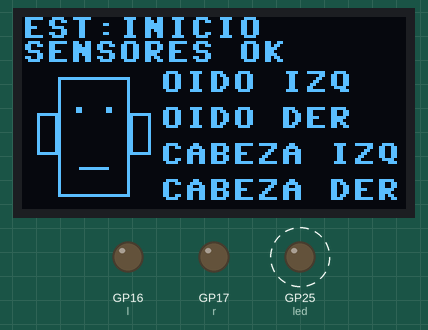
This program was run on a simulated Raspberry Pi Pico running MicroPython. Shown: 128×64 one-colour display, output pins drawn as LEDs (lit = HIGH). Dashed ring = blinking.

Above: at 0.31 s.
At 9.1 s:
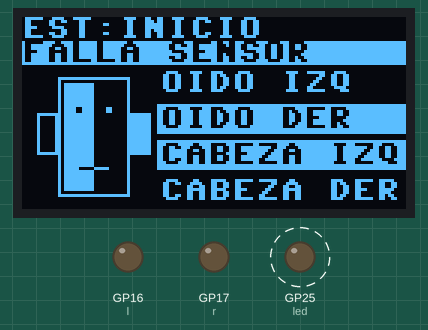
At 18.88 s:
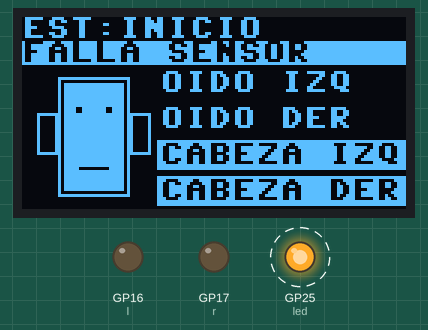
At 37.8 s:
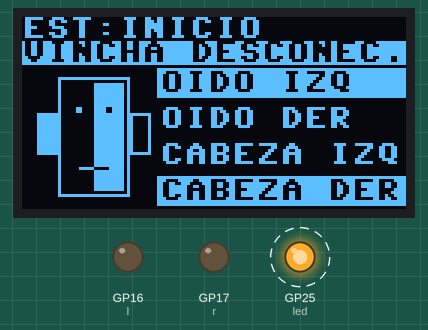
Timing chart, 0 to 40.0 s (numbered marks = the images above):
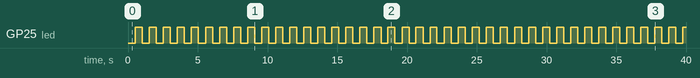

The program:

main.py
```python
# ==========================================================
#  TEST HMI PICO  -  un solo archivo  (usa tu ssd1306.py)
#  Copiar a la Pico junto a ssd1306.py y ejecutar.
# ==========================================================

# ---------------- PARÁMETROS (tocá solo acá) ----------------
MODO = "AUTO"       # "AUTO" = recorre todas las pantallas | "FIJO" = una pantalla | "PI" = UART real

# Bits de fallas (se suman con | para combinarlas)
OIDO_IZQ, OIDO_DER, CAB_IZQ, CAB_DER, VINCHA = 1, 2, 4, 8, 16
# Estados
INICIO, CALIBRACION, REPOSO, MARCHA, EMERGENCIA = 0, 1, 2, 3, 4

# --- AUTO ---
SIM_PASO_MS = 1500
SIM_ESTADOS = (INICIO, CALIBRACION, REPOSO, MARCHA, EMERGENCIA)  # recortá para acortar
SIM_PWM_MARCHA = (250, 250)

# --- FIJO ---  (ej: FIJO_FALLAS = OIDO_IZQ | CAB_DER | VINCHA)
FIJO_ESTADO = MARCHA
FIJO_FALLAS = OIDO_IZQ | CAB_DER
FIJO_PWM = (200, 220)
FIJO_ENLACE_OK = True          # False = simula que la Pi no manda datos

# --- PI (UART1) --- línea:  ESTADO,FALLAS,PWM_L,PWM_R\n   ej: 3,5,60,40
PIN_UART_TX, PIN_UART_RX, UART_BAUD = 4, 5, 115200
LINK_TIMEOUT_MS = 500          # sin línea válida -> FALLA ENLACE PI

# --- Hardware ---
PIN_SDA, PIN_SCL, I2C_FREQ = 0, 1, 400000
OLED_W, OLED_H = 128, 64
OLED_REFRESH_MS = 100
PIN_PWM_IZQ, PIN_PWM_DER, PWM_FREQ = 16, 17, 1000
PIN_BUZZER = None              # ej: 16 cuando lo conectes (buzzer activo)
PIN_LED = 25
LOOP_MS = 10
USAR_WDT, WDT_MS = False, 2000  # en test queda apagado; ponelo True en producción
# ------------------------------------------------------------

from machine import Pin, I2C, PWM, UART, WDT
from time import ticks_ms, ticks_add, ticks_diff, sleep_ms
import ssd1306

SENSORES = OIDO_IZQ | OIDO_DER | CAB_IZQ | CAB_DER
NOMBRES = ("INICIO", "CALIBRACION", "REPOSO", "MARCHA", "EMERGENCIA")


# ---------------- FUENTES DE DATOS ----------------
class Simulador:
    """AUTO / FIJO. Misma interfaz que EnlacePi."""
    def __init__(self, now):
        self._t, self._i, self._ok = now, 0, True
        self.estado = self.mascara = self.pwm_l = self.pwm_r = 0
        self._aplicar()

    def _aplicar(self):
        if MODO == "FIJO":
            self._ok = FIJO_ENLACE_OK
            self.estado, self.mascara = FIJO_ESTADO, FIJO_FALLAS & 31
            self.pwm_l, self.pwm_r = FIJO_PWM
            return
        n = len(SIM_ESTADOS) * 32
        i = self._i % (n + 1)
        if i == n:                      # última pantalla: sin enlace
            self._ok = False
            return
        self._ok = True
        self.estado = SIM_ESTADOS[i // 32]
        self.mascara = i % 32           # 0..31 = sensores + vincha
        self.pwm_l, self.pwm_r = SIM_PWM_MARCHA if self.estado == MARCHA else (0, 0)

    def poll(self, now):
        if MODO == "AUTO" and ticks_diff(now, self._t) >= SIM_PASO_MS:
            self._t = now
            self._i += 1
            self._aplicar()

    def enlace_ok(self, now):
        return self._ok


class EnlacePi:
    """Recepción UART no bloqueante."""
    def __init__(self):
        self.uart = UART(1, baudrate=UART_BAUD, tx=Pin(PIN_UART_TX),
                         rx=Pin(PIN_UART_RX), timeout=0)
        self.buf = bytearray()
        self.hay_datos = False
        self.ultimo_ms = ticks_ms()
        self.estado = self.mascara = self.pwm_l = self.pwm_r = 0

    def poll(self, now):
        n = self.uart.any()
        if not n:
            return
        for b in self.uart.read(min(n, 64)) or b"":
            if b == 10:
                self._parse(self.buf, now)
                self.buf = bytearray()
            elif b != 13 and len(self.buf) < 32:
                self.buf.append(b)
            elif b != 13:
                self.buf = bytearray()

    def _parse(self, linea, now):
        try:
            e, f, l, r = (int(x) for x in bytes(linea).split(b","))
            if not 0 <= e <= 4:
                return
        except Exception:
            return
        self.estado, self.mascara = e, f & 31
        self.pwm_l, self.pwm_r = max(0, min(100, l)), max(0, min(100, r))
        self.ultimo_ms = now
        self.hay_datos = True

    def enlace_ok(self, now):
        return self.hay_datos and ticks_diff(now, self.ultimo_ms) < LINK_TIMEOUT_MS


# ---------------- SALIDAS ----------------
class Motores:
    def __init__(self):
        self.l = PWM(Pin(PIN_PWM_IZQ)); self.l.freq(PWM_FREQ)
        self.r = PWM(Pin(PIN_PWM_DER)); self.r.freq(PWM_FREQ)
        self.set(0, 0)

    def set(self, pl, pr):
        self.l.duty_u16(pl * 65535 // 100)
        self.r.duty_u16(pr * 65535 // 100)


class Buzzer:
    _PAT = {1: (100, 1400), 2: (250, 250)}   # (ms on, ms off)
    def __init__(self):
        self.pin = Pin(PIN_BUZZER, Pin.OUT) if PIN_BUZZER is not None else None
        self._on, self._t = False, 0
        if self.pin:
            self.pin.value(0)

    def actualizar(self, now, nivel):
        if not self.pin:
            return
        if nivel == 0:
            if self._on:
                self.pin.value(0); self._on = False
            return
        t_on, t_off = self._PAT[nivel]
        if ticks_diff(now, self._t) >= (t_on if self._on else t_off):
            self._on = not self._on
            self._t = now
            self.pin.value(1 if self._on else 0)


# ---------------- PANTALLA ----------------
# OLED bicolor:  AMARILLO y=0..15 (2 líneas de texto)  |  AZUL y=16..63
#   Amarillo: línea 1 = estado, línea 2 = aviso (enlace / vincha / sensores)
#   Azul    : cara grande a la izquierda + 4 filas con nombre completo;
#             la fila (y la zona de la cara) que falla se ve en VIDEO INVERSO
class Pantalla:
    def __init__(self):
        self.oled, self.ultimo, self._t = None, None, ticks_ms()
        self._init()

    def _init(self):
        try:
            i2c = I2C(0, scl=Pin(PIN_SCL), sda=Pin(PIN_SDA), freq=I2C_FREQ)
            self.oled = ssd1306.SSD1306_I2C(OLED_W, OLED_H, i2c)
        except Exception:
            self.oled = None

    def actualizar(self, now, ok, estado, mask):
        vista = (ok, estado, mask)
        if vista == self.ultimo or ticks_diff(now, self._t) < OLED_REFRESH_MS:
            return
        self._t = now
        if self.oled is None:
            self._init()
            if self.oled is None:
                return
        try:
            self._dibujar(ok, estado, mask)
            self.oled.show()
            self.ultimo = vista
        except Exception:
            self.oled = None            # no rompe el lazo; reintenta luego

    def _inv(self, x, y, w=1, h=1):
        fb = self.oled.framebuf         # tu driver no lee pixeles: se lee del FrameBuffer
        for i in range(w):
            for j in range(h):
                fb.pixel(x + i, y + j, 1 - fb.pixel(x + i, y + j))

    def _dibujar(self, ok, estado, mask):
        o = self.oled
        o.fill(0)

        # ---- ZONA AMARILLA (y 0..15) ----
        o.text("EST:" + (NOMBRES[estado] if ok else "SIN DATOS"), 0, 0, 1)
        if not ok:
            msg = "FALLA ENLACE PI"
        elif mask & VINCHA:
            msg = "VINCHA DESCONEC."
        elif mask & SENSORES:
            msg = "FALLA SENSOR"
        else:
            msg = None
        if msg:
            o.fill_rect(0, 8, 128, 8, 1)        # franja inversa = alerta
            o.text(msg, 0, 8, 0)
        else:
            o.text("SENSORES OK", 0, 8, 1)

        # ---- ZONA AZUL (y 16..63) ----
        # cara
        o.rect(12, 20, 24, 40, 1)               # cabeza
        o.rect(5, 32, 7, 14, 1)                 # oído izq
        o.rect(36, 32, 7, 14, 1)                # oído der
        f = ok and mask
        if f & OIDO_IZQ: o.fill_rect(5, 32, 7, 14, 1)
        if f & OIDO_DER: o.fill_rect(36, 32, 7, 14, 1)
        if f & CAB_IZQ:  o.fill_rect(14, 22, 10, 36, 1)
        if f & CAB_DER:  o.fill_rect(24, 22, 10, 36, 1)
        self._inv(18, 30, 2, 2); self._inv(28, 30, 2, 2)   # ojos
        self._inv(19, 50, 10, 1)                           # boca

        # filas con nombre completo (inversa = falla)
        for y, nom, bit in ((18, "OIDO IZQ", OIDO_IZQ), (30, "OIDO DER", OIDO_DER),
                            (42, "CABEZA IZQ", CAB_IZQ), (54, "CABEZA DER", CAB_DER)):
            if f & bit:
                o.fill_rect(45, y - 1, 83, 10, 1)
                o.text(nom, 46, y, 0)
            else:
                o.text(nom, 46, y, 1)


# ---------------- LAZO PRINCIPAL ----------------
def main():
    now = ticks_ms()
    fuente = EnlacePi() if MODO == "PI" else Simulador(now)
    motores, buzzer, pantalla = Motores(), Buzzer(), Pantalla()
    led = Pin(PIN_LED, Pin.OUT)
    wdt = WDT(timeout=WDT_MS) if USAR_WDT else None
    proximo, t_led = ticks_add(now, LOOP_MS), now

    while True:
        now = ticks_ms()
        fuente.poll(now)
        ok = fuente.enlace_ok(now)
        if ok:
            est, mask, pl, pr = fuente.estado, fuente.mascara, fuente.pwm_l, fuente.pwm_r
        else:                           # sin datos de la Pi: PWM a 0 + falla
            est, mask, pl, pr = 0, 0, 0, 0

        motores.set(pl, pr)
        buzzer.actualizar(now, 2 if (not ok or est == EMERGENCIA) else (1 if mask else 0))
        pantalla.actualizar(now, ok, est, mask)

        if ticks_diff(now, t_led) >= 500:
            led.toggle(); t_led = now
        if wdt:
            wdt.feed()
        d = ticks_diff(proximo, ticks_ms())
        if d > 0:
            sleep_ms(d)
            proximo = ticks_add(proximo, LOOP_MS)
        else:
            proximo = ticks_add(ticks_ms(), LOOP_MS)

main()
```

Measured:
- by itself, GP25 (led): alternates HIGH for 0.50 s and LOW for 0.50 s
- what the display in image 0 shows lasts 1.4 s, from 0.1 s to 1.5 s
- what the display in image 1 shows lasts 1.5 s, from 9.1 s to 10.6 s
